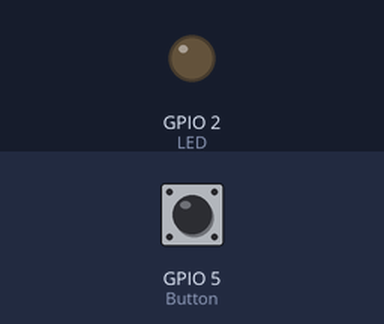
The program below on a simulated ESP32. On the bench: output pins drawn as LEDs (lit = HIGH). Dashed ring = blinking. The inputs (shaded band) are chosen by the test bench; at power-on: GPIO 5 (Button) HIGH. What the program prints to the serial monitor is not drawn.

Above: at 1.2 s.
1.3 s: GPIO 5 (Button) pulled LOW for 0.15 s
At 2.5 s:
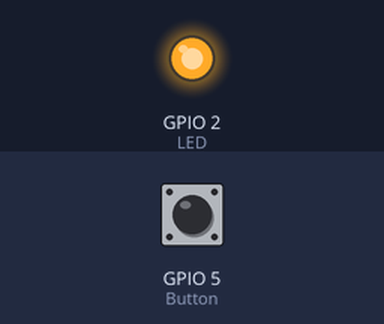
2.9 s: GPIO 5 (Button) pulled LOW for 1 s
At 3.8 s:
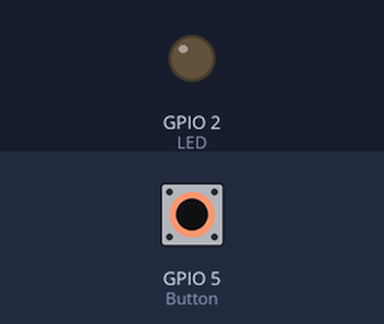
5.4 s: GPIO 5 (Button) pulled LOW for 3.2 s
At 5.7 s:
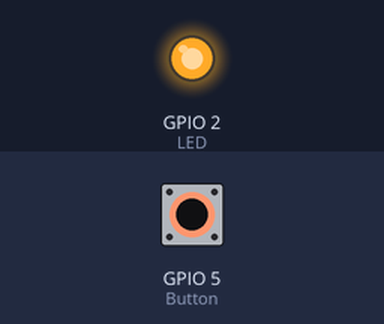
10.1 s: GPIO 5 (Button) pulsed LOW 5 times (0.12 s each, 0.3 s apart)
At 10.55 s:
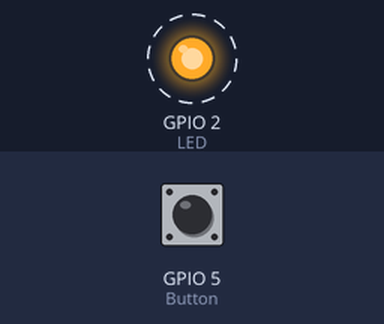
Timing chart, 0 to 13.1 s (numbered marks = the images above; inputs shaded):
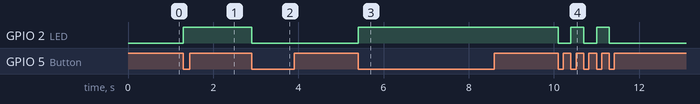

The program:

main.cpp
```cpp
#include <Arduino.h>

#define LED 2
#define Button 5

void Interrupt(){
  digitalWrite(LED, !digitalRead(LED));
  Serial.print("Button press");
}

void setup() {
  // put your setup code here, to run once:
  Serial.begin(115200);
  pinMode(LED, OUTPUT);
  pinMode(Button, INPUT_PULLUP);
  attachInterrupt(Button, Interrupt, FALLING);   // FALLING : Flanco de bajada
  Serial.println("[init OK :) ]");
}

void loop() {
  // put your main code here, to run repeatedly:
  for (int i=0; i<1000; i++){
    delay(10000);
  }
}

// Para poder ver el MOonitor Serial, añadimos en el archivo platformio.ini
/*
;windows
;monitor_post = COM3
;UNIX
;monitor_port = \dev\ttyUSB1
monitor_baud = 115200
*/
```

Measured:
- after the input at 1.3 s, GPIO 2 (LED): LOW → HIGH at once
- after the input at 2.9 s, GPIO 2 (LED): HIGH → LOW at once
- after the input at 5.4 s, GPIO 2 (LED): LOW → HIGH at once
- after the input at 10.1 s, GPIO 2 (LED): alternates HIGH for 0.30 s and LOW for 0.30 s, 5 changes in all, then stays LOW, starting at once
